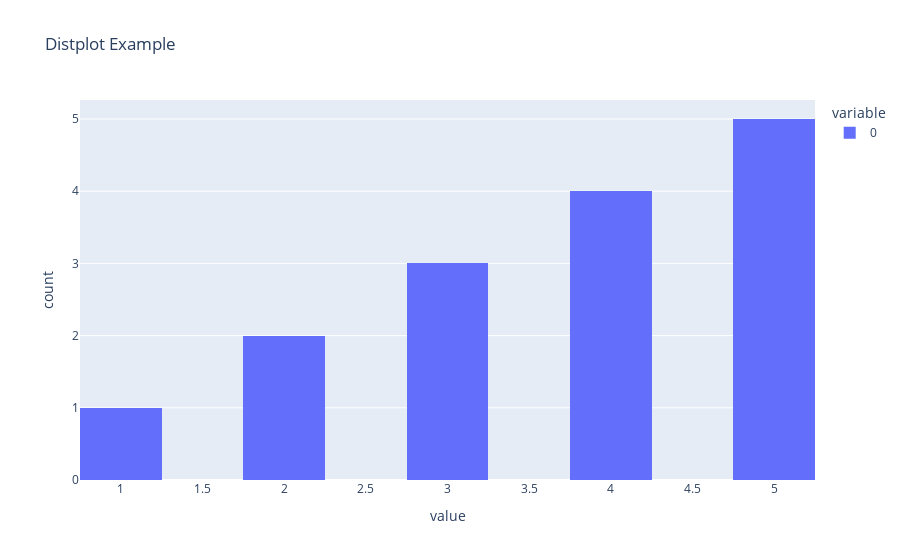

The notebook cell this image was saved under:
### Code cell
import plotly.express as px

data = [1, 2, 2, 3, 3, 3, 4, 4, 4, 4, 5, 5, 5, 5, 5]

distplot = px.histogram(data, nbins=10, title='Distplot Example')

distplot.show()

### Figure 1 — Plotly figure (JSON) as saved in the notebook; plotly's stock layout.template omitted (floating-point values rounded to 4 significant figures)
{"data": [{"alignmentgroup": "True", "bingroup": "x", "hovertemplate": "variable=0<br>value=%{x}<br>count=%{y}<extra></extra>", "legendgroup": "0", "marker": {"color": "#636efa", "pattern": {"shape": ""}}, "name": "0", "nbinsx": 10, "offsetgroup": "0", "orientation": "v", "showlegend": true, "type": "histogram", "x": [1, 2, 2, 3, 3, 3, 4, 4, 4, 4, 5, 5, 5, 5, 5], "xaxis": "x", "yaxis": "y"}], "layout": {"autosize": true, "barmode": "relative", "legend": {"title": {"text": "variable"}, "tracegroupgap": 0}, "title": {"text": "Distplot Example"}, "xaxis": {"anchor": "y", "autorange": true, "domain": [0, 1], "range": [0.75, 5.25], "title": {"text": "value"}, "type": "linear"}, "yaxis": {"anchor": "x", "autorange": true, "domain": [0, 1], "range": [0, 5.263], "title": {"text": "count"}}}}
